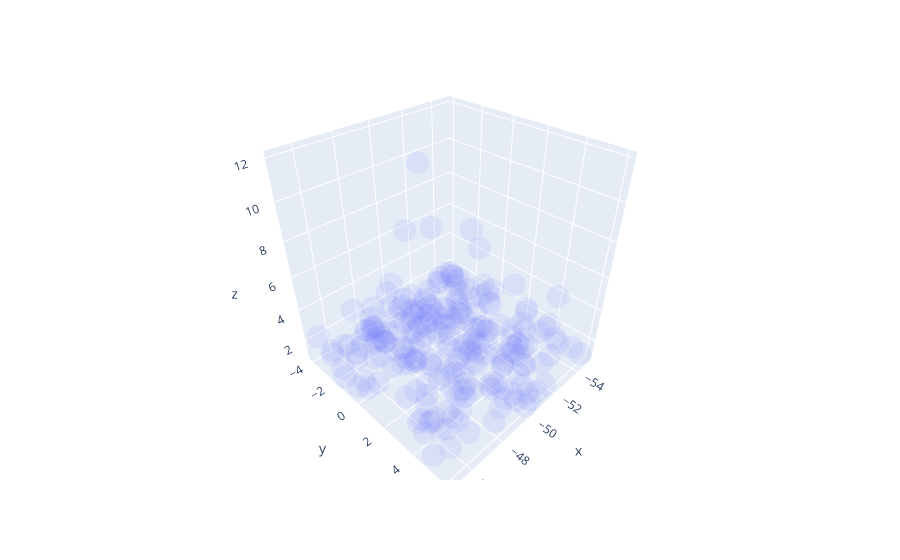

Notebook code for this chart:
### Code cell
import plotly.express as px

px.scatter_3d(x=x, y=y, z=z,
              size_max=0.1, opacity=0.1)

### Figure 1 — Plotly figure (JSON) as saved in the notebook; plotly's stock layout.template omitted (floating-point values rounded to 4 significant figures; data arrays with more than 128 entries replaced by an {"elided": "..."} marker saying what was removed)
{"data": [{"hovertemplate": "x=%{x}<br>y=%{y}<br>z=%{z}<extra></extra>", "legendgroup": "", "marker": {"color": "#636efa", "opacity": 0.1, "symbol": "circle"}, "mode": "markers", "name": "", "scene": "scene", "showlegend": false, "type": "scatter3d", "x": {"elided": "722 float values"}, "y": {"elided": "722 float values"}, "z": {"elided": "722 float values"}}], "layout": {"legend": {"tracegroupgap": 0}, "margin": {"t": 60}, "scene": {"domain": {"x": [0, 1], "y": [0, 1]}, "xaxis": {"title": {"text": "x"}}, "yaxis": {"title": {"text": "y"}}, "zaxis": {"title": {"text": "z"}}}}}
